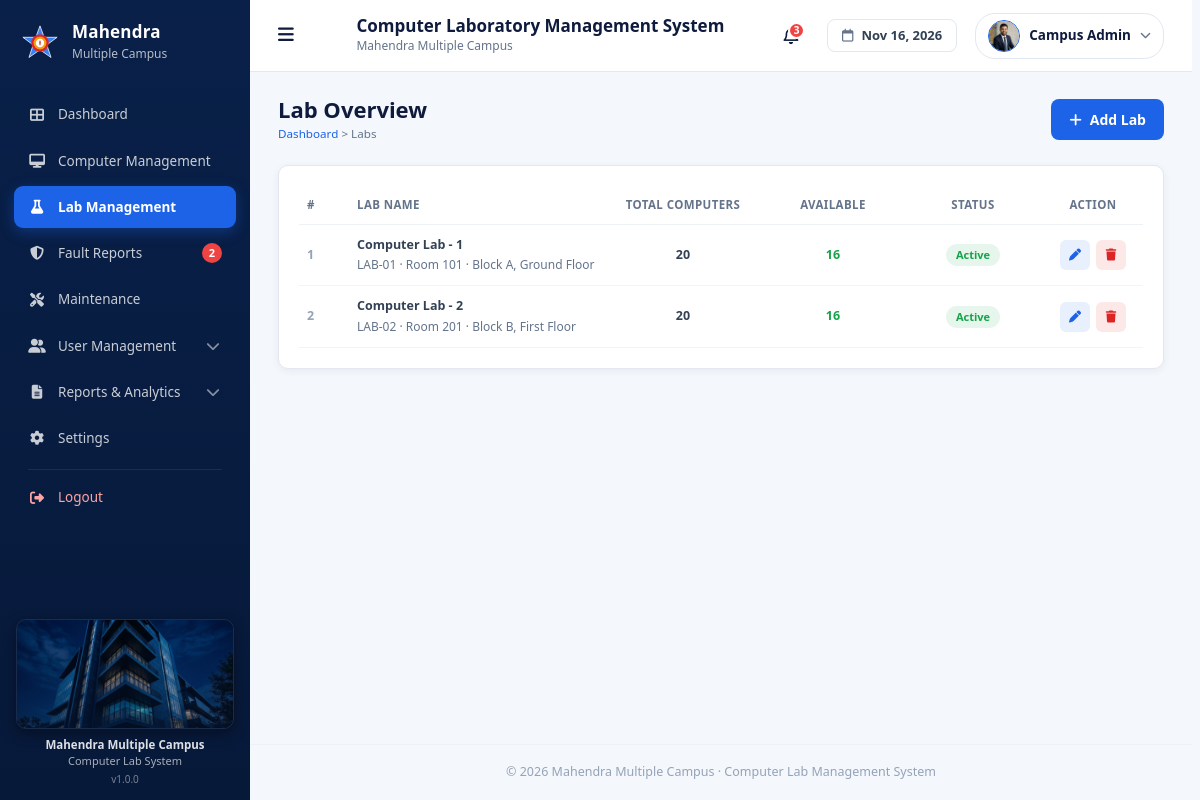
/admin/labs.php (signed in), run on the app's committed database.
### tables this page shows
CREATE TABLE `labs` (
  `id` int(11) NOT NULL,
  `lab_name` varchar(100) NOT NULL,
  `lab_code` varchar(30) NOT NULL,
  `room_number` varchar(50) NOT NULL,
  `total_computers` int(11) NOT NULL DEFAULT 0,
  `location` varchar(150) DEFAULT NULL,
  `description` text DEFAULT NULL,
  `opening_hours` varchar(100) NOT NULL DEFAULT 'Sunday - Friday, 7:00 AM - 5:00 PM',
  `status` enum('active','maintenance','inactive') NOT NULL DEFAULT 'active',
  `created_at` timestamp NOT NULL DEFAULT current_timestamp()
);

### admin/labs.php (the view, shortened to what this page needs)
<?php
$statuses = [
    'active'      => 'Active',
    'maintenance' => 'Under Maintenance',
    'inactive'    => 'Inactive',
];
require_once __DIR__ . '/includes/header.php';
$labs = [];
try {
    $labs = $conn->query(
        "SELECT l.*,
                COUNT(c.id) AS total,
                COALESCE(SUM(c.status = 'available'), 0) AS available
         FROM labs l
         LEFT JOIN computers c ON c.lab_id = l.id
         GROUP BY l.id
         ORDER BY l.lab_name"
    )->fetch_all(MYSQLI_ASSOC);
} catch (mysqli_sql_exception $e) {
    $message = 'Could not load labs. Please try again.';
    $type    = 'danger';
}
?>
<div class="computers-head">
    <div>
        <h2>Lab Overview</h2>
        <small><a href="index.php">Dashboard</a> &gt; Labs</small>
    </div>
    <button type="button" class="btn" id="labAdd"><i class="fa-solid fa-plus"></i> Add Lab</button>
</div>
<div class="card">
    <div class="table-wrap">
        <table class="dashboard-table">
            <thead>
                <tr>
                    <th style="width: 50px;">#</th>
                    <th>Lab Name</th>
                    <th style="width: 160px; text-align: center;">Total Computers</th>
                    <th style="width: 140px; text-align: center;">Available</th>
                    <th style="width: 140px; text-align: center;">Status</th>
                    <th style="width: 100px; text-align: center;">Action</th>
                </tr>
            </thead>
            <tbody>
                <?php foreach ($labs as $i => $lab): ?>
                    <tr>
                        <td style="color: #94a3b8; font-weight: 600;"><?= $i + 1 ?></td>
                        <td>
                            <strong><?= htmlspecialchars($lab['lab_name']) ?></strong>
                            <small class="labs-sub" style="color: #64748b; font-size: 12px; display: block;">
                                <?= htmlspecialchars($lab['lab_code']) ?> &middot; <?= htmlspecialchars($lab['room_number']) ?> &middot; <?= htmlspecialchars($lab['location'] ?? 'Main Campus') ?>
                            </small>
                        </td>
                        <td style="text-align: center; font-weight: 600;"><?= $lab['total'] ?></td>
                        <td style="text-align: center; color: #16a34a; font-weight: 600;"><?= $lab['available'] ?></td>
                        <td style="text-align: center;">
                            <span class="badge labs-badge-<?= $lab['status'] ?>"><?= $statuses[$lab['status']] ?></span>
                        </td>
                        <td style="text-align: center;">
                            <div class="labs-tools" style="justify-content: center;">
                                <button type="button" class="labs-tool labs-edit" title="Edit"
                                        data-lab="<?= htmlspecialchars(json_encode($lab), ENT_QUOTES) ?>">
                                    <i class="fa-solid fa-pen"></i>
                                </button>
                                <form action="labs.php" method="post" class="labs-delete"
                                      data-name="<?= htmlspecialchars($lab['lab_name']) ?>">
                                    <button type="submit" class="labs-tool labs-tool-danger" title="Delete">
                                        <i class="fa-solid fa-trash"></i>
                                    </button>
                                </form>
                            </div>
                        </td>
                    </tr>
                <?php endforeach; ?>
            </tbody>
        </table>
    </div>
</div>
<?php require_once __DIR__ . '/includes/footer.php'; ?>

### admin/assets/css/admin-root.css (style rules this page uses)
:root { --primary: #1d63e8; --primary-dark: #0b2a5b; --primary-soft: #e8f0fe; --purple: #6d4aff; --purple-soft: #efe9fd; --bg: #f4f7fb; --white: #ffffff; --text: #0f1b3d; --muted: #64748b; --border: #e3e8f0; --success: #16a34a; --success-soft: #e7f6ec; --warning: #d97706; --warning-soft: #fff3dc; --danger: #dc2626; --danger-soft: #fde8e8; --radius: 10px; --shadow: 0 2px 8px rgba(15, 27, 61, 0.06); --sidebar-width: 260px; --sidebar-bg: #0e3489; --sidebar-bg-end: #0b2a5b; --sidebar-text: rgba(255, 255, 255, 0.85); --sidebar-hover: rgba(255, 255, 255, 0.08); --header-height: 72px; }
* { box-sizing: border-box; margin: 0; padding: 0; }
html { overflow-y: scroll; scrollbar-gutter: stable; }
body { font-family: 'Segoe UI', Arial, sans-serif; background: var(--bg); color: var(--text); font-size: 14px; line-height: 1.5; }
a { color: inherit; text-decoration: none; }
small { color: var(--muted); }
.card { background: var(--white); border: 1px solid var(--border); border-radius: var(--radius); padding: 20px; box-shadow: var(--shadow); }
.btn { display: inline-flex; align-items: center; gap: 8px; padding: 10px 18px; border: 0; border-radius: 8px; font: inherit; font-weight: 600; cursor: pointer; background: var(--primary); color: var(--white); }
.badge { display: inline-block; padding: 4px 10px; border-radius: 20px; font-size: 12px; font-weight: 600; white-space: nowrap; }
.table-wrap { overflow-x: auto; }
table { width: 100%; border-collapse: collapse; }
th, td { padding: 11px 10px; text-align: left; border-bottom: 1px solid var(--border); vertical-align: middle; }
th { font-size: 12px; text-transform: uppercase; color: var(--muted); letter-spacing: 0.4px; }

### admin/assets/css/admin-style.css (style rules this page uses)
.dashboard-table { width: 100%; border-collapse: collapse; font-size: 13px; table-layout: fixed; }
.dashboard-table th { text-align: left; padding: 10px 8px; font-size: 11.5px; font-weight: 600; color: #64748b; border-bottom: 1px solid #edf2f7; white-space: nowrap; }
.dashboard-table td { padding: 11px 8px; border-bottom: 1px solid #f1f5f9; color: #334155; font-size: 12.5px; vertical-align: middle; }
.badge { display: inline-block; padding: 3px 10px; border-radius: 20px; font-size: 11px; font-weight: 600; white-space: nowrap; }
.computers-head, .labs-head, .admin-page-header { display: flex; justify-content: space-between; align-items: center; margin-bottom: 22px; }
.computers-head h2, .labs-head h2, .admin-page-header h2 { font-size: 22px; font-weight: 700; color: #0f1b3d; line-height: 1.2; }
.computers-head small a, .labs-head small a, .admin-page-header small a { color: #1d63e8; text-decoration: none; font-weight: 500; }
.labs-tools, .computers-tools { display: flex; gap: 6px; }
.labs-tool, .computers-tool { width: 30px; height: 30px; display: flex; align-items: center; justify-content: center; border: 0; border-radius: 6px; background: #e8f0fe; color: #1d63e8; font-size: 12px; cursor: pointer; transition: all 0.2s ease; }
.labs-tool-danger, .computers-tool-danger { background: #fde8e8; color: #dc2626; }

### admin/assets/css/labs.css (style rules this page uses)
.labs-sub { display: block; font-size: 12px; color: #64748b; margin-top: 2px; }
.labs-badge-active { background: #e7f6ec; color: #16a34a; }

### data on the page
labs: lab_name "Computer Lab - 1", lab_code "LAB-01", room_number "Room 101", location "Block A, Ground Floor", total "20", available "16", status "Active"
labs: lab_name "Computer Lab - 2", lab_code "LAB-02", room_number "Room 201", location "Block B, First Floor", total "20", available "16", status "Active"

### other printed values
$item[2] "Dashboard"
$item[2] "Computer Management"
$item[2] "Lab Management"
$item[2] "Fault Reports"
$pendingReports "2"
$item[2] "Maintenance"
$item[2] "User Management"
$item[2] "Reports & Analytics"
$item[2] "Settings"
$unreadNotes "3"
$adminName "Campus Admin"
